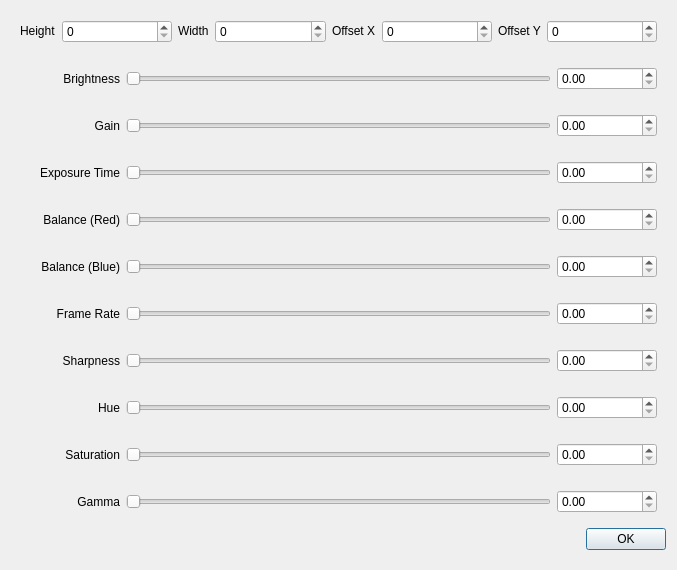
<?xml version="1.0" encoding="UTF-8"?>
<ui version="4.0">
 <class>CameraConfigurationDialog</class>
 <widget class="QDialog" name="CameraConfigurationDialog">
  <property name="geometry">
   <rect>
    <x>0</x>
    <y>0</y>
    <width>677</width>
    <height>570</height>
   </rect>
  </property>
  <property name="sizePolicy">
   <sizepolicy hsizetype="Preferred" vsizetype="Fixed">
    <horstretch>0</horstretch>
    <verstretch>0</verstretch>
   </sizepolicy>
  </property>
  <property name="windowTitle">
   <string>Camera Configuration</string>
  </property>
  <layout class="QVBoxLayout" name="verticalLayout_2">
   <item>
    <layout class="QHBoxLayout" name="horizontalLayout_2">
     <property name="spacing">
      <number>6</number>
     </property>
     <property name="sizeConstraint">
      <enum>QLayout::SetDefaultConstraint</enum>
     </property>
     <property name="leftMargin">
      <number>9</number>
     </property>
     <property name="topMargin">
      <number>9</number>
     </property>
     <property name="rightMargin">
      <number>9</number>
     </property>
     <property name="bottomMargin">
      <number>9</number>
     </property>
     <item>
      <widget class="QLabel" name="label_2">
       <property name="sizePolicy">
        <sizepolicy hsizetype="Fixed" vsizetype="Fixed">
         <horstretch>0</horstretch>
         <verstretch>0</verstretch>
        </sizepolicy>
       </property>
       <property name="text">
        <string>Height</string>
       </property>
      </widget>
     </item>
     <item>
      <widget class="QSpinBox" name="camera_height_spin"/>
     </item>
     <item>
      <widget class="QLabel" name="label_3">
       <property name="sizePolicy">
        <sizepolicy hsizetype="Fixed" vsizetype="Fixed">
         <horstretch>0</horstretch>
         <verstretch>0</verstretch>
        </sizepolicy>
       </property>
       <property name="text">
        <string>Width</string>
       </property>
      </widget>
     </item>
     <item>
      <widget class="QSpinBox" name="camera_width_spin"/>
     </item>
     <item>
      <widget class="QLabel" name="label_4">
       <property name="sizePolicy">
        <sizepolicy hsizetype="Fixed" vsizetype="Fixed">
         <horstretch>0</horstretch>
         <verstretch>0</verstretch>
        </sizepolicy>
       </property>
       <property name="text">
        <string>Offset X</string>
       </property>
      </widget>
     </item>
     <item>
      <widget class="QSpinBox" name="camera_offset_x_spin"/>
     </item>
     <item>
      <widget class="QLabel" name="label_5">
       <property name="sizePolicy">
        <sizepolicy hsizetype="Fixed" vsizetype="Fixed">
         <horstretch>0</horstretch>
         <verstretch>0</verstretch>
        </sizepolicy>
       </property>
       <property name="text">
        <string>Offset Y</string>
       </property>
      </widget>
     </item>
     <item>
      <widget class="QSpinBox" name="camera_offset_y_spin">
       <property name="sizePolicy">
        <sizepolicy hsizetype="Minimum" vsizetype="Fixed">
         <horstretch>0</horstretch>
         <verstretch>0</verstretch>
        </sizepolicy>
       </property>
      </widget>
     </item>
    </layout>
   </item>
   <item>
    <layout class="QHBoxLayout" name="horizontalLayout">
     <property name="leftMargin">
      <number>9</number>
     </property>
     <property name="topMargin">
      <number>9</number>
     </property>
     <property name="rightMargin">
      <number>9</number>
     </property>
     <property name="bottomMargin">
      <number>9</number>
     </property>
     <item>
      <widget class="QLabel" name="label">
       <property name="sizePolicy">
        <sizepolicy hsizetype="Preferred" vsizetype="Preferred">
         <horstretch>0</horstretch>
         <verstretch>0</verstretch>
        </sizepolicy>
       </property>
       <property name="minimumSize">
        <size>
         <width>100</width>
         <height>0</height>
        </size>
       </property>
       <property name="baseSize">
        <size>
         <width>100</width>
         <height>0</height>
        </size>
       </property>
       <property name="text">
        <string>Brightness</string>
       </property>
       <property name="alignment">
        <set>Qt::AlignRight|Qt::AlignTrailing|Qt::AlignVCenter</set>
       </property>
      </widget>
     </item>
     <item>
      <widget class="QSlider" name="camera_brightness_slider">
       <property name="sizePolicy">
        <sizepolicy hsizetype="Expanding" vsizetype="Preferred">
         <horstretch>0</horstretch>
         <verstretch>0</verstretch>
        </sizepolicy>
       </property>
       <property name="orientation">
        <enum>Qt::Horizontal</enum>
       </property>
      </widget>
     </item>
     <item>
      <widget class="QDoubleSpinBox" name="camera_brightness_spin">
       <property name="sizePolicy">
        <sizepolicy hsizetype="Preferred" vsizetype="Fixed">
         <horstretch>0</horstretch>
         <verstretch>0</verstretch>
        </sizepolicy>
       </property>
       <property name="minimumSize">
        <size>
         <width>100</width>
         <height>0</height>
        </size>
       </property>
       <property name="baseSize">
        <size>
         <width>50</width>
         <height>0</height>
        </size>
       </property>
      </widget>
     </item>
    </layout>
   </item>
   <item>
    <layout class="QHBoxLayout" name="horizontalLayout_3">
     <property name="leftMargin">
      <number>9</number>
     </property>
     <property name="topMargin">
      <number>9</number>
     </property>
     <property name="rightMargin">
      <number>9</number>
     </property>
     <property name="bottomMargin">
      <number>9</number>
     </property>
     <item>
      <widget class="QLabel" name="label_6">
       <property name="sizePolicy">
        <sizepolicy hsizetype="Preferred" vsizetype="Preferred">
         <horstretch>0</horstretch>
         <verstretch>0</verstretch>
        </sizepolicy>
       </property>
       <property name="minimumSize">
        <size>
         <width>100</width>
         <height>0</height>
        </size>
       </property>
       <property name="baseSize">
        <size>
         <width>100</width>
         <height>0</height>
        </size>
       </property>
       <property name="text">
        <string>Gain</string>
       </property>
       <property name="alignment">
        <set>Qt::AlignRight|Qt::AlignTrailing|Qt::AlignVCenter</set>
       </property>
      </widget>
     </item>
     <item>
      <widget class="QSlider" name="camera_gain_slider">
       <property name="sizePolicy">
        <sizepolicy hsizetype="Expanding" vsizetype="Preferred">
         <horstretch>0</horstretch>
         <verstretch>0</verstretch>
        </sizepolicy>
       </property>
       <property name="orientation">
        <enum>Qt::Horizontal</enum>
       </property>
      </widget>
     </item>
     <item>
      <widget class="QDoubleSpinBox" name="camera_gain_spin">
       <property name="sizePolicy">
        <sizepolicy hsizetype="Preferred" vsizetype="Fixed">
         <horstretch>0</horstretch>
         <verstretch>0</verstretch>
        </sizepolicy>
       </property>
       <property name="minimumSize">
        <size>
         <width>100</width>
         <height>0</height>
        </size>
       </property>
       <property name="baseSize">
        <size>
         <width>100</width>
         <height>0</height>
        </size>
       </property>
      </widget>
     </item>
    </layout>
   </item>
   <item>
    <layout class="QHBoxLayout" name="horizontalLayout_4">
     <property name="leftMargin">
      <number>9</number>
     </property>
     <property name="topMargin">
      <number>9</number>
     </property>
     <property name="rightMargin">
      <number>9</number>
     </property>
     <property name="bottomMargin">
      <number>9</number>
     </property>
     <item>
      <widget class="QLabel" name="label_7">
       <property name="minimumSize">
        <size>
         <width>100</width>
         <height>0</height>
        </size>
       </property>
       <property name="baseSize">
        <size>
         <width>100</width>
         <height>0</height>
        </size>
       </property>
       <property name="text">
        <string>Exposure Time</string>
       </property>
       <property name="alignment">
        <set>Qt::AlignRight|Qt::AlignTrailing|Qt::AlignVCenter</set>
       </property>
      </widget>
     </item>
     <item>
      <widget class="QSlider" name="camera_exposure_time_slider">
       <property name="sizePolicy">
        <sizepolicy hsizetype="Expanding" vsizetype="Preferred">
         <horstretch>0</horstretch>
         <verstretch>0</verstretch>
        </sizepolicy>
       </property>
       <property name="orientation">
        <enum>Qt::Horizontal</enum>
       </property>
      </widget>
     </item>
     <item>
      <widget class="QDoubleSpinBox" name="camera_exposure_time_spin">
       <property name="sizePolicy">
        <sizepolicy hsizetype="Preferred" vsizetype="Fixed">
         <horstretch>0</horstretch>
         <verstretch>0</verstretch>
        </sizepolicy>
       </property>
       <property name="minimumSize">
        <size>
         <width>100</width>
         <height>0</height>
        </size>
       </property>
       <property name="baseSize">
        <size>
         <width>100</width>
         <height>0</height>
        </size>
       </property>
      </widget>
     </item>
    </layout>
   </item>
   <item>
    <layout class="QHBoxLayout" name="horizontalLayout_5">
     <property name="leftMargin">
      <number>9</number>
     </property>
     <property name="topMargin">
      <number>9</number>
     </property>
     <property name="rightMargin">
      <number>9</number>
     </property>
     <property name="bottomMargin">
      <number>9</number>
     </property>
     <item>
      <widget class="QLabel" name="label_8">
       <property name="minimumSize">
        <size>
         <width>100</width>
         <height>0</height>
        </size>
       </property>
       <property name="baseSize">
        <size>
         <width>100</width>
         <height>0</height>
        </size>
       </property>
       <property name="text">
        <string>Balance (Red)</string>
       </property>
       <property name="alignment">
        <set>Qt::AlignRight|Qt::AlignTrailing|Qt::AlignVCenter</set>
       </property>
      </widget>
     </item>
     <item>
      <widget class="QSlider" name="camera_balance_red_slider">
       <property name="sizePolicy">
        <sizepolicy hsizetype="Expanding" vsizetype="Preferred">
         <horstretch>0</horstretch>
         <verstretch>0</verstretch>
        </sizepolicy>
       </property>
       <property name="orientation">
        <enum>Qt::Horizontal</enum>
       </property>
      </widget>
     </item>
     <item>
      <widget class="QDoubleSpinBox" name="camera_balance_red_spin">
       <property name="sizePolicy">
        <sizepolicy hsizetype="Preferred" vsizetype="Fixed">
         <horstretch>0</horstretch>
         <verstretch>0</verstretch>
        </sizepolicy>
       </property>
       <property name="minimumSize">
        <size>
         <width>100</width>
         <height>0</height>
        </size>
       </property>
       <property name="baseSize">
        <size>
         <width>100</width>
         <height>0</height>
        </size>
       </property>
      </widget>
     </item>
    </layout>
   </item>
   <item>
    <layout class="QHBoxLayout" name="horizontalLayout_6">
     <property name="leftMargin">
      <number>9</number>
     </property>
     <property name="topMargin">
      <number>9</number>
     </property>
     <property name="rightMargin">
      <number>9</number>
     </property>
     <property name="bottomMargin">
      <number>9</number>
     </property>
     <item>
      <widget class="QLabel" name="label_9">
       <property name="minimumSize">
        <size>
         <width>100</width>
         <height>0</height>
        </size>
       </property>
       <property name="baseSize">
        <size>
         <width>100</width>
         <height>0</height>
        </size>
       </property>
       <property name="text">
        <string>Balance (Blue)</string>
       </property>
       <property name="alignment">
        <set>Qt::AlignRight|Qt::AlignTrailing|Qt::AlignVCenter</set>
       </property>
      </widget>
     </item>
     <item>
      <widget class="QSlider" name="camera_balance_blue_slider">
       <property name="sizePolicy">
        <sizepolicy hsizetype="Expanding" vsizetype="Preferred">
         <horstretch>0</horstretch>
         <verstretch>0</verstretch>
        </sizepolicy>
       </property>
       <property name="orientation">
        <enum>Qt::Horizontal</enum>
       </property>
      </widget>
     </item>
     <item>
      <widget class="QDoubleSpinBox" name="camera_balance_blue_spin">
       <property name="sizePolicy">
        <sizepolicy hsizetype="Preferred" vsizetype="Fixed">
         <horstretch>0</horstretch>
         <verstretch>0</verstretch>
        </sizepolicy>
       </property>
       <property name="minimumSize">
        <size>
         <width>100</width>
         <height>0</height>
        </size>
       </property>
       <property name="baseSize">
        <size>
         <width>100</width>
         <height>0</height>
        </size>
       </property>
      </widget>
     </item>
    </layout>
   </item>
   <item>
    <layout class="QHBoxLayout" name="horizontalLayout_7">
     <property name="leftMargin">
      <number>9</number>
     </property>
     <property name="topMargin">
      <number>9</number>
     </property>
     <property name="rightMargin">
      <number>9</number>
     </property>
     <property name="bottomMargin">
      <number>9</number>
     </property>
     <item>
      <widget class="QLabel" name="label_10">
       <property name="minimumSize">
        <size>
         <width>100</width>
         <height>0</height>
        </size>
       </property>
       <property name="baseSize">
        <size>
         <width>100</width>
         <height>0</height>
        </size>
       </property>
       <property name="text">
        <string>Frame Rate</string>
       </property>
       <property name="alignment">
        <set>Qt::AlignRight|Qt::AlignTrailing|Qt::AlignVCenter</set>
       </property>
      </widget>
     </item>
     <item>
      <widget class="QSlider" name="camera_frame_rate_slider">
       <property name="sizePolicy">
        <sizepolicy hsizetype="Expanding" vsizetype="Fixed">
         <horstretch>0</horstretch>
         <verstretch>0</verstretch>
        </sizepolicy>
       </property>
       <property name="orientation">
        <enum>Qt::Horizontal</enum>
       </property>
      </widget>
     </item>
     <item>
      <widget class="QDoubleSpinBox" name="camera_frame_rate_spin">
       <property name="sizePolicy">
        <sizepolicy hsizetype="Preferred" vsizetype="Fixed">
         <horstretch>0</horstretch>
         <verstretch>0</verstretch>
        </sizepolicy>
       </property>
       <property name="minimumSize">
        <size>
         <width>100</width>
         <height>0</height>
        </size>
       </property>
       <property name="baseSize">
        <size>
         <width>100</width>
         <height>0</height>
        </size>
       </property>
      </widget>
     </item>
    </layout>
   </item>
   <item>
    <layout class="QHBoxLayout" name="horizontalLayout_8" stretch="0,0,0">
     <property name="leftMargin">
      <number>9</number>
     </property>
     <property name="topMargin">
      <number>9</number>
     </property>
     <property name="rightMargin">
      <number>9</number>
     </property>
     <property name="bottomMargin">
      <number>9</number>
     </property>
     <item>
      <widget class="QLabel" name="label_11">
       <property name="minimumSize">
        <size>
         <width>100</width>
         <height>0</height>
        </size>
       </property>
       <property name="baseSize">
        <size>
         <width>100</width>
         <height>0</height>
        </size>
       </property>
       <property name="text">
        <string>Sharpness</string>
       </property>
       <property name="alignment">
        <set>Qt::AlignRight|Qt::AlignTrailing|Qt::AlignVCenter</set>
       </property>
      </widget>
     </item>
     <item>
      <widget class="QSlider" name="camera_sharpness_slider">
       <property name="orientation">
        <enum>Qt::Horizontal</enum>
       </property>
      </widget>
     </item>
     <item>
      <widget class="QDoubleSpinBox" name="camera_sharpness_spin">
       <property name="sizePolicy">
        <sizepolicy hsizetype="Preferred" vsizetype="Fixed">
         <horstretch>0</horstretch>
         <verstretch>0</verstretch>
        </sizepolicy>
       </property>
       <property name="minimumSize">
        <size>
         <width>100</width>
         <height>0</height>
        </size>
       </property>
       <property name="baseSize">
        <size>
         <width>100</width>
         <height>0</height>
        </size>
       </property>
      </widget>
     </item>
    </layout>
   </item>
   <item>
    <layout class="QHBoxLayout" name="horizontalLayout_9">
     <property name="leftMargin">
      <number>9</number>
     </property>
     <property name="topMargin">
      <number>9</number>
     </property>
     <property name="rightMargin">
      <number>9</number>
     </property>
     <property name="bottomMargin">
      <number>9</number>
     </property>
     <item>
      <widget class="QLabel" name="label_12">
       <property name="minimumSize">
        <size>
         <width>100</width>
         <height>0</height>
        </size>
       </property>
       <property name="baseSize">
        <size>
         <width>100</width>
         <height>0</height>
        </size>
       </property>
       <property name="text">
        <string>Hue</string>
       </property>
       <property name="alignment">
        <set>Qt::AlignRight|Qt::AlignTrailing|Qt::AlignVCenter</set>
       </property>
      </widget>
     </item>
     <item>
      <widget class="QSlider" name="camera_hue_slider">
       <property name="orientation">
        <enum>Qt::Horizontal</enum>
       </property>
      </widget>
     </item>
     <item>
      <widget class="QDoubleSpinBox" name="camera_hue_spin">
       <property name="sizePolicy">
        <sizepolicy hsizetype="Preferred" vsizetype="Fixed">
         <horstretch>0</horstretch>
         <verstretch>0</verstretch>
        </sizepolicy>
       </property>
       <property name="minimumSize">
        <size>
         <width>100</width>
         <height>0</height>
        </size>
       </property>
       <property name="baseSize">
        <size>
         <width>100</width>
         <height>0</height>
        </size>
       </property>
      </widget>
     </item>
    </layout>
   </item>
   <item>
    <layout class="QHBoxLayout" name="horizontalLayout_10">
     <property name="leftMargin">
      <number>9</number>
     </property>
     <property name="topMargin">
      <number>9</number>
     </property>
     <property name="rightMargin">
      <number>9</number>
     </property>
     <property name="bottomMargin">
      <number>9</number>
     </property>
     <item>
      <widget class="QLabel" name="label_13">
       <property name="minimumSize">
        <size>
         <width>100</width>
         <height>0</height>
        </size>
       </property>
       <property name="baseSize">
        <size>
         <width>100</width>
         <height>0</height>
        </size>
       </property>
       <property name="text">
        <string>Saturation</string>
       </property>
       <property name="alignment">
        <set>Qt::AlignRight|Qt::AlignTrailing|Qt::AlignVCenter</set>
       </property>
      </widget>
     </item>
     <item>
      <widget class="QSlider" name="camera_saturation_slider">
       <property name="orientation">
        <enum>Qt::Horizontal</enum>
       </property>
      </widget>
     </item>
     <item>
      <widget class="QDoubleSpinBox" name="camera_saturation_spin">
       <property name="sizePolicy">
        <sizepolicy hsizetype="Preferred" vsizetype="Fixed">
         <horstretch>0</horstretch>
         <verstretch>0</verstretch>
        </sizepolicy>
       </property>
       <property name="minimumSize">
        <size>
         <width>100</width>
         <height>0</height>
        </size>
       </property>
       <property name="baseSize">
        <size>
         <width>100</width>
         <height>0</height>
        </size>
       </property>
      </widget>
     </item>
    </layout>
   </item>
   <item>
    <layout class="QHBoxLayout" name="horizontalLayout_11">
     <property name="leftMargin">
      <number>9</number>
     </property>
     <property name="topMargin">
      <number>9</number>
     </property>
     <property name="rightMargin">
      <number>9</number>
     </property>
     <property name="bottomMargin">
      <number>9</number>
     </property>
     <item>
      <widget class="QLabel" name="label_14">
       <property name="minimumSize">
        <size>
         <width>100</width>
         <height>0</height>
        </size>
       </property>
       <property name="baseSize">
        <size>
         <width>100</width>
         <height>0</height>
        </size>
       </property>
       <property name="text">
        <string>Gamma</string>
       </property>
       <property name="alignment">
        <set>Qt::AlignRight|Qt::AlignTrailing|Qt::AlignVCenter</set>
       </property>
      </widget>
     </item>
     <item>
      <widget class="QSlider" name="camera_gamma_slider">
       <property name="orientation">
        <enum>Qt::Horizontal</enum>
       </property>
      </widget>
     </item>
     <item>
      <widget class="QDoubleSpinBox" name="camera_gamma_spin">
       <property name="sizePolicy">
        <sizepolicy hsizetype="Preferred" vsizetype="Fixed">
         <horstretch>0</horstretch>
         <verstretch>0</verstretch>
        </sizepolicy>
       </property>
       <property name="minimumSize">
        <size>
         <width>100</width>
         <height>0</height>
        </size>
       </property>
       <property name="baseSize">
        <size>
         <width>100</width>
         <height>0</height>
        </size>
       </property>
      </widget>
     </item>
    </layout>
   </item>
   <item>
    <widget class="QDialogButtonBox" name="buttonBox">
     <property name="orientation">
      <enum>Qt::Horizontal</enum>
     </property>
     <property name="standardButtons">
      <set>QDialogButtonBox::Ok</set>
     </property>
    </widget>
   </item>
  </layout>
 </widget>
 <resources/>
 <connections>
  <connection>
   <sender>buttonBox</sender>
   <signal>accepted()</signal>
   <receiver>CameraConfigurationDialog</receiver>
   <slot>accept()</slot>
   <hints>
    <hint type="sourcelabel">
     <x>248</x>
     <y>254</y>
    </hint>
    <hint type="destinationlabel">
     <x>157</x>
     <y>274</y>
    </hint>
   </hints>
  </connection>
  <connection>
   <sender>buttonBox</sender>
   <signal>rejected()</signal>
   <receiver>CameraConfigurationDialog</receiver>
   <slot>reject()</slot>
   <hints>
    <hint type="sourcelabel">
     <x>316</x>
     <y>260</y>
    </hint>
    <hint type="destinationlabel">
     <x>286</x>
     <y>274</y>
    </hint>
   </hints>
  </connection>
 </connections>
</ui>
